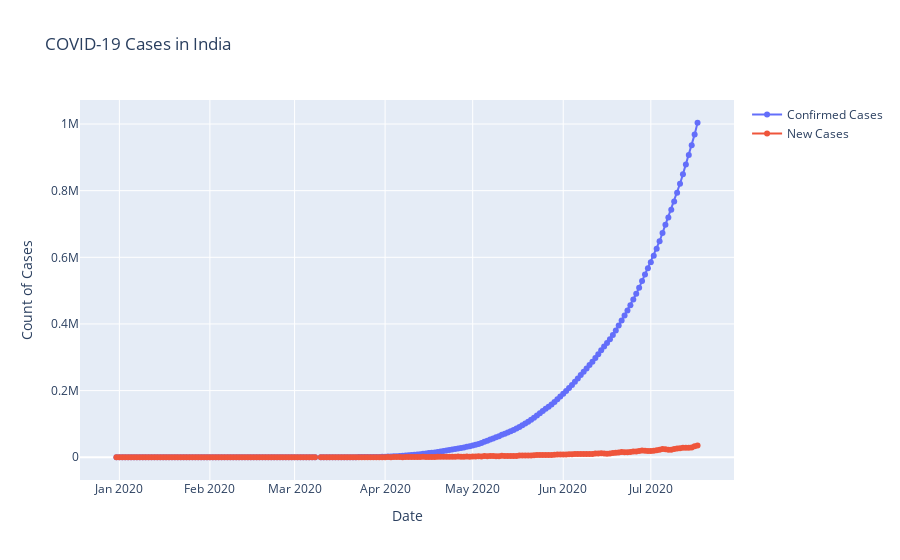

Here is the notebook cell this chart was saved with:
### Markdown cell above
### Confirmed Cases vs New Cases

### Code cell
import plotly.graph_objects as go
cntryLst = ['South Korea', 'India']
for x in cntryLst:
    def Plotter():
        # Create traces
        country = x
        data = df[(df['location'] == country)]
        fig = go.Figure()
        fig.add_trace(go.Scatter(x=data['date'], y=data['total_cases'], mode='lines+markers', name='Confirmed Cases'))
        fig.add_trace(go.Scatter(x=data['date'], y=data['new_cases'], mode='lines+markers', name='New Cases',
                                text=[x for x in data.new_cases], textposition='top left'))
        # Edit the layout
        fig.update_layout(title=f"COVID-19 Cases in {country}", xaxis_title='Date', yaxis_title='Count of Cases')
        fig.show()
Plotter()

### Figure 1 — Plotly figure (JSON) as saved in the notebook; plotly's stock layout.template omitted (floating-point values rounded to 4 significant figures; data arrays with more than 128 entries replaced by an {"elided": "..."} marker saying what was removed)
{"data": [{"mode": "lines+markers", "name": "Confirmed Cases", "type": "scatter", "x": {"elided": "200 str values"}, "y": {"elided": "200 int values"}}, {"mode": "lines+markers", "name": "New Cases", "text": {"elided": "200 str values"}, "textposition": "top left", "type": "scatter", "x": {"elided": "200 str values"}, "y": {"elided": "200 int values"}}], "layout": {"title": {"text": "COVID-19 Cases in India"}, "xaxis": {"title": {"text": "Date"}}, "yaxis": {"title": {"text": "Count of Cases"}}}}
